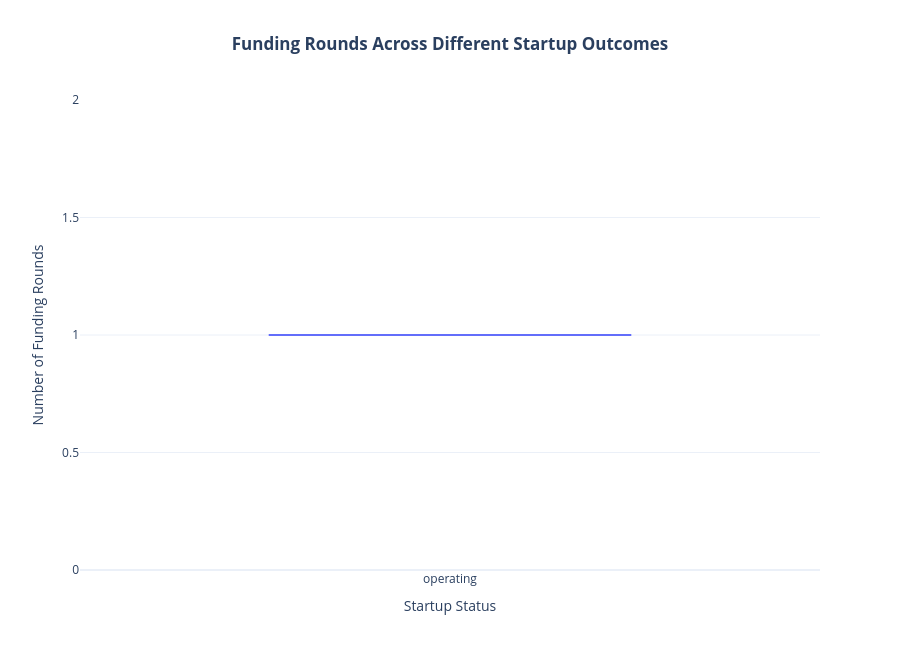

The notebook cell this image was saved under:
### Code cell
import plotly.express as px

fig = px.box(
    funding_rounds_df,
    x="status",
    y="funding_rounds",
    color="status",
    points="outliers",
    title="<b>Funding Rounds Across Different Startup Outcomes</b>",
    labels={
        "status":"Startup Status",
        "funding_rounds":"Number of Funding Rounds"
    }
)

fig.update_layout(
    template="plotly_white",
    title_x=0.5,
    height=650,
    showlegend=False
)

fig.show()

### Figure 1 — Plotly figure (JSON) as saved in the notebook; plotly's stock layout.template omitted (floating-point values rounded to 4 significant figures)
{"data": [{"alignmentgroup": "True", "boxpoints": "outliers", "hovertemplate": "Startup Status=%{x}<br>Number of Funding Rounds=%{y}<extra></extra>", "legendgroup": "operating", "marker": {"color": "#636efa"}, "name": "operating", "notched": false, "offsetgroup": "operating", "orientation": "v", "showlegend": true, "type": "box", "x": ["operating", "operating", "operating", "operating", "operating", "operating", "operating", "operating", "operating", "operating", "operating", "operating", "operating", "operating", "operating", "operating", "operating", "operating", "operating", "operating", "operating", "operating", "operating", "operating", "operating", "operating", "operating", "operating", "operating", "operating", "operating", "operating", "operating"], "x0": " ", "xaxis": "x", "y": [1.0, 1.0, 1.0, 1.0, 1.0, 1.0, 1.0, 1.0, 1.0, 1.0, 1.0, 1.0, 1.0, 1.0, 1.0, 1.0, 1.0, 1.0, 1.0, 1.0, 1.0, 1.0, 1.0, 1.0, 1.0, 1.0, 1.0, 1.0, 1.0, 1.0, 1.0, 1.0, 1.0], "y0": " ", "yaxis": "y"}], "layout": {"boxmode": "overlay", "height": 650, "legend": {"title": {"text": "Startup Status"}, "tracegroupgap": 0}, "showlegend": false, "title": {"text": "<b>Funding Rounds Across Different Startup Outcomes</b>", "x": 0.5}, "xaxis": {"anchor": "y", "categoryarray": ["operating"], "categoryorder": "array", "domain": [0, 1], "title": {"text": "Startup Status"}}, "yaxis": {"anchor": "x", "domain": [0, 1], "title": {"text": "Number of Funding Rounds"}}}}
